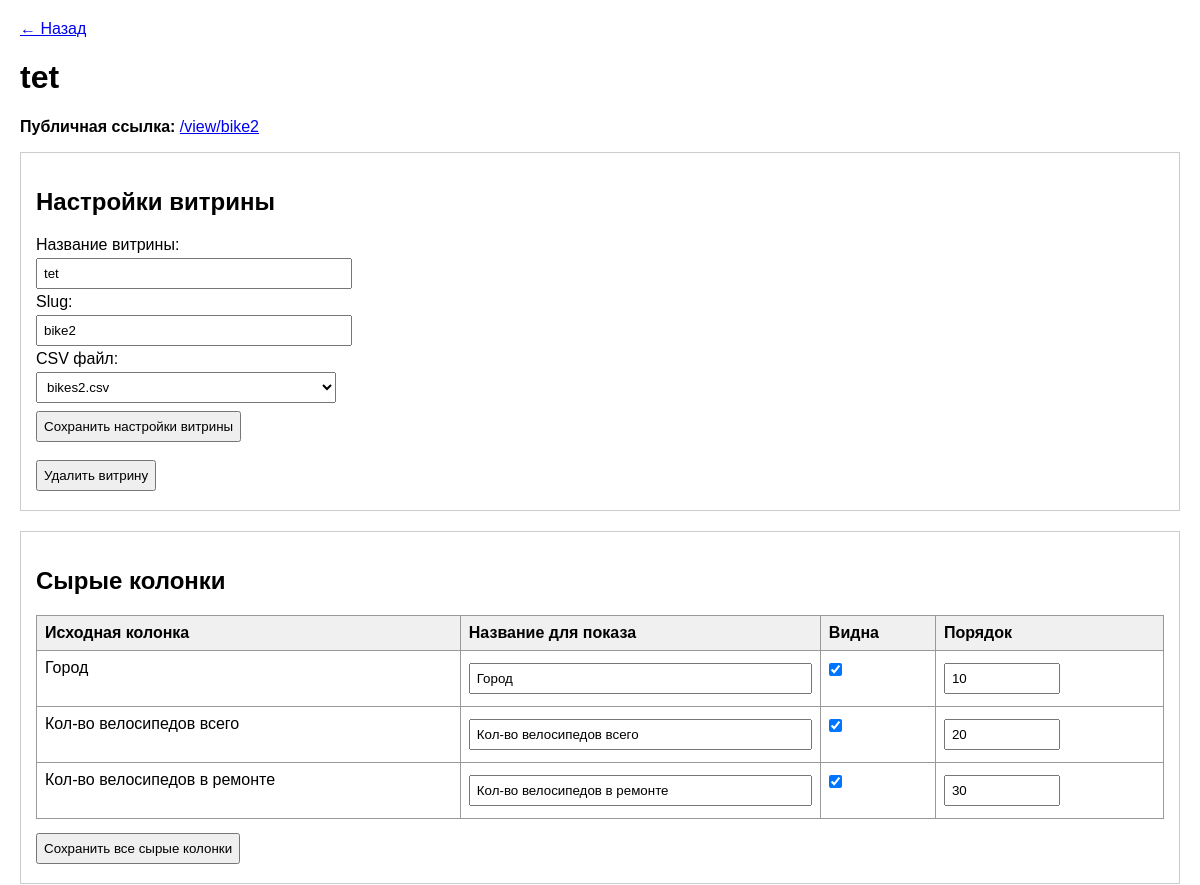
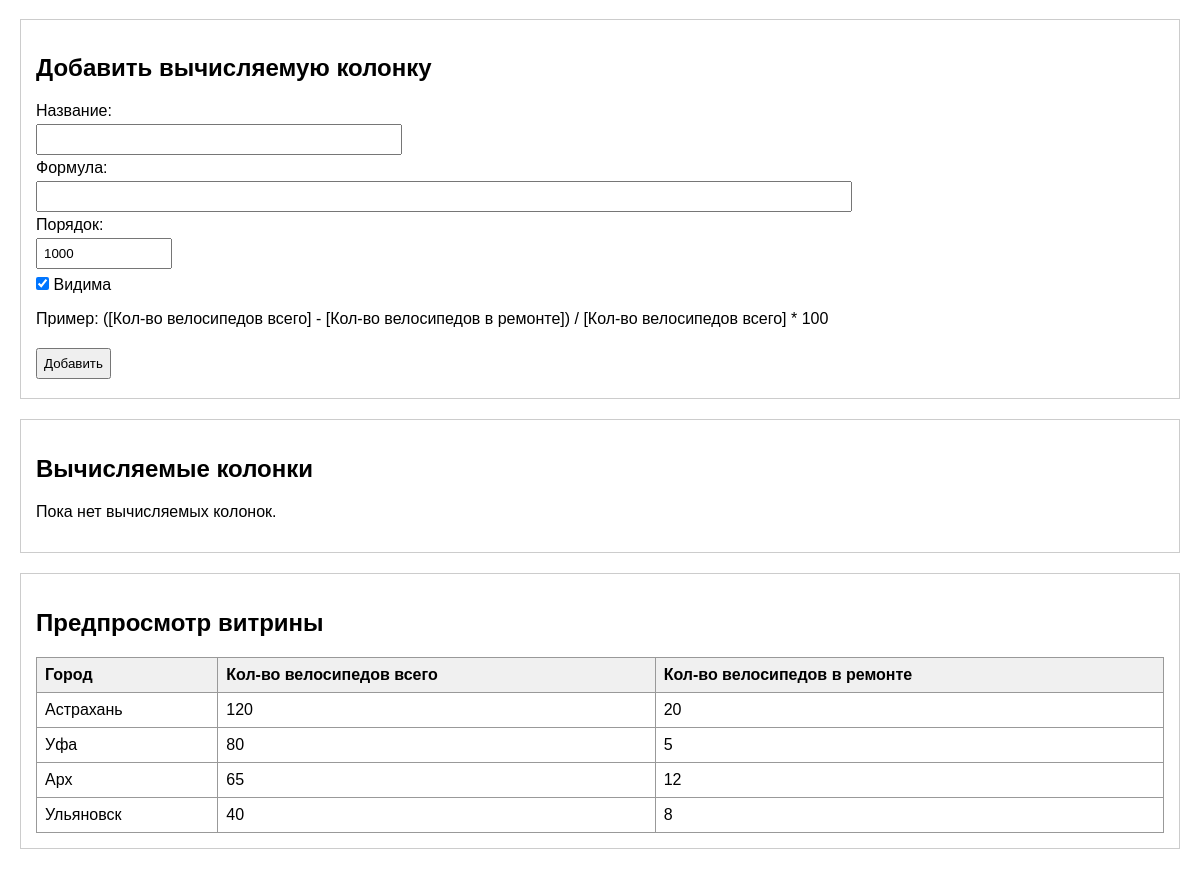
The app's page /views/3 with its own data (2 pictures, top to bottom).
### tables this page shows
CREATE TABLE views (
            id INTEGER PRIMARY KEY AUTOINCREMENT,
            name TEXT NOT NULL,
            slug TEXT NOT NULL UNIQUE,
            file_name TEXT NOT NULL
        );

CREATE TABLE view_columns (
            id INTEGER PRIMARY KEY AUTOINCREMENT,
            view_id INTEGER NOT NULL,
            source_column_name TEXT NOT NULL,
            display_name TEXT NOT NULL,
            is_visible INTEGER NOT NULL DEFAULT 1,
            sort_order INTEGER NOT NULL DEFAULT 0,
            FOREIGN KEY(view_id) REFERENCES views(id)
        );

### app/main.py (the view)
@app.get("/views/{view_id}", response_class=HTMLResponse)
async def edit_view(request: Request, view_id: int):
    view_obj = get_view_by_id(view_id)
    if not view_obj:
        raise HTTPException(status_code=404, detail="View not found")
    raw_columns = get_view_columns(view_id)
    computed_columns = get_computed_columns(view_id)
    files = list_csv_files()
    preview_columns = []
    preview_rows = []
    try:
        df_preview = build_view_dataframe(view_obj)
        preview_columns = df_preview.columns.tolist()
        preview_rows = df_preview.to_dict(orient="records")
    except Exception as e:
        preview_columns = ["Ошибка"]
        preview_rows = [{"Ошибка": str(e)}]
    return templates.TemplateResponse(
        request=request,
        name="view_edit.html",
        context={
            "view_obj": view_obj,
            "raw_columns": raw_columns,
            "computed_columns": computed_columns,
            "preview_columns": preview_columns,
            "preview_rows": preview_rows,
            "files": files,
        }
    )

### templates/view_edit.html (shortened to what this page needs)
<!DOCTYPE html>
<html lang="ru">
<head>
</head>
<body>
    <p><a href="/seifadmin_panel">← Назад</a></p>
    <h1>{{ view_obj.name }}</h1>
    <p><b>Публичная ссылка:</b> <a href="/view/{{ view_obj.slug }}" target="_blank">/view/{{ view_obj.slug }}</a></p>
    <div class="section">
        <h2>Настройки витрины</h2>
        <form method="post" action="/views/{{ view_obj.id }}/edit">
            <div>
                <label>Название витрины:</label><br>
                <input type="text" name="name" value="{{ view_obj.name }}" required style="width: 300px;">
            </div>
            <div>
                <label>Slug:</label><br>
                <input type="text" name="slug" value="{{ view_obj.slug }}" required style="width: 300px;">
            </div>
            <div>
                <label>CSV файл:</label><br>
                <select name="file_name" required style="width: 300px;">
                    {% for f in files %}
                    <option value="{{ f }}" {% if f == view_obj.file_name %}selected{% endif %}>{{ f }}</option>
                    {% endfor %}
                </select>
            </div>
            <button type="submit">Сохранить настройки витрины</button>
        </form>
        <div class="danger">
            <form method="post" action="/views/{{ view_obj.id }}/delete" onsubmit="return confirm('Удалить витрину целиком?');">
                <button type="submit">Удалить витрину</button>
            </form>
        </div>
    </div>
    <div class="section">
        <h2>Сырые колонки</h2>
        <form method="post" action="/views/{{ view_obj.id }}/raw-columns/bulk-save">
            <table>
                <thead>
                    <tr>
                        <th>Исходная колонка</th>
                        <th>Название для показа</th>
                        <th>Видна</th>
                        <th>Порядок</th>
                    </tr>
                </thead>
                <tbody>
                    {% for c in raw_columns %}
                    <tr>
                        <td>{{ c.source_column_name }}</td>
                        <td>
                            <input
                                type="text"
                                name="display_name_{{ c.id }}"
                                value="{{ c.display_name }}"
                                class="wide-input"
                            >
                        </td>
                        <td>
                            <input type="checkbox" name="is_visible_{{ c.id }}" value="1" {% if c.is_visible %}checked{% endif %}>
                        </td>
                        <td>
                            <input
                                type="number"
                                name="sort_order_{{ c.id }}"
                                value="{{ c.sort_order }}"
                                class="small-input"
                            >
                        </td>
                    </tr>
                    {% endfor %}
                </tbody>
            </table>
            <div class="actions">
                <button type="submit">Сохранить все сырые колонки</button>
            </div>
        </form>
    </div>
    <div class="section">
        <h2>Добавить вычисляемую колонку</h2>
        <form method="post" action="/views/{{ view_obj.id }}/computed-columns">
            <div>
                <label>Название:</label><br>
                <input type="text" name="column_name" required style="width: 350px;">
            </div>
            <div>
                <label>Формула:</label><br>
                <input type="text" name="formula" required style="width: 800px;">
            </div>
            <div>
                <label>Порядок:</label><br>
                <input type="number" name="sort_order" value="1000" style="width: 120px;">
            </div>
            <div>
                <input type="checkbox" name="is_visible" value="1" checked> Видима
            </div>
            <p>Пример: ([Кол-во велосипедов всего] - [Кол-во велосипедов в ремонте]) / [Кол-во велосипедов всего] * 100</p>
            <button type="submit">Добавить</button>
        </form>
    </div>
    <div class="section">
        <h2>Вычисляемые колонки</h2>
        {% if computed_columns %}
        <form method="post" action="/views/{{ view_obj.id }}/computed-columns/bulk-save">
            <table>
                <thead>
                    <tr>
                        <th>Название</th>
                        <th>Формула</th>
                        <th>Видна</th>
                        <th>Порядок</th>
                        <th>Удалить</th>
                    </tr>
                </thead>
                <tbody>
                    {% for c in computed_columns %}
                    <tr>
                        <td>
                            <input
                                type="text"
                                name="column_name_{{ c.id }}"
                                value="{{ c.column_name }}"
                                class="wide-input"
                            >
                        </td>
                        <td>
                            <input
                                type="text"
                                name="formula_{{ c.id }}"
                                value="{{ c.formula }}"
                                class="wide-input"
                            >
                        </td>
                        <td>
                            <input type="checkbox" name="is_visible_{{ c.id }}" value="1" {% if c.is_visible %}checked{% endif %}>
                        </td>
                        <td>
                            <input
                                type="number"
                                name="sort_order_{{ c.id }}"
                                value="{{ c.sort_order }}"
                                class="small-input"
                            >
                        </td>
                        <td>
                            <form method="post" action="/views/{{ view_obj.id }}/computed-columns/{{ c.id }}/delete" onsubmit="return confirm('Удалить вычисляемую колонку?');">
                                <button type="submit">Удалить</button>
                            </form>
                        </td>
                    </tr>
                    {% endfor %}
                </tbody>
            </table>
            <div class="actions">
                <button type="submit">Сохранить все вычисляемые колонки</button>
            </div>
        </form>
        {% else %}
            <p>Пока нет вычисляемых колонок.</p>
        {% endif %}
    </div>
    <div class="section">
        <h2>Предпросмотр витрины</h2>
        <div class="table-wrap">
            <table>
                <thead>
                    <tr>
                        {% for col in preview_columns %}
                        <th>{{ col }}</th>
                        {% endfor %}
                    </tr>
                </thead>
                <tbody>
                    {% for row in preview_rows %}
                    <tr>
                        {% for col in preview_columns %}
                        <td>{{ row.get(col, "") }}</td>
                        {% endfor %}
                    </tr>
                    {% endfor %}
                </tbody>
            </table>
        </div>
    </div>
</body>
</html>

### templates/view_edit.html (style rules this page uses)
body { font-family: Arial, sans-serif; margin: 20px; }
.section { border: 1px solid #ccc; padding: 15px; margin-bottom: 20px; }
table { border-collapse: collapse; width: 100%; }
th, td { border: 1px solid #999; padding: 8px; text-align: left; vertical-align: top; }
th { background: #f0f0f0; }
input, select, button { padding: 6px; margin: 4px 0; }
.table-wrap { max-height: 500px; overflow: auto; }
.danger { margin-top: 10px; }
.actions { margin-top: 10px; }
.wide-input { width: 100%; box-sizing: border-box; }
.small-input { width: 100px; }

### records on screen
views: name "tet", slug "bike2", file_name "bikes2.csv"
view_columns: source_column_name "Город", display_name "Город", is_visible "☑", sort_order "10", get "Астрахань", get "Уфа", get "Арх", get "Ульяновск"
view_columns: source_column_name "Кол-во велосипедов всего", display_name "Кол-во велосипедов всего", is_visible "☑", sort_order "20", get "120", get "80", get "65", get "40"
view_columns: source_column_name "Кол-во велосипедов в ремонте", display_name "Кол-во велосипедов в ремонте", is_visible "☑", sort_order "30", get "20", get "5", get "12", get "8"
